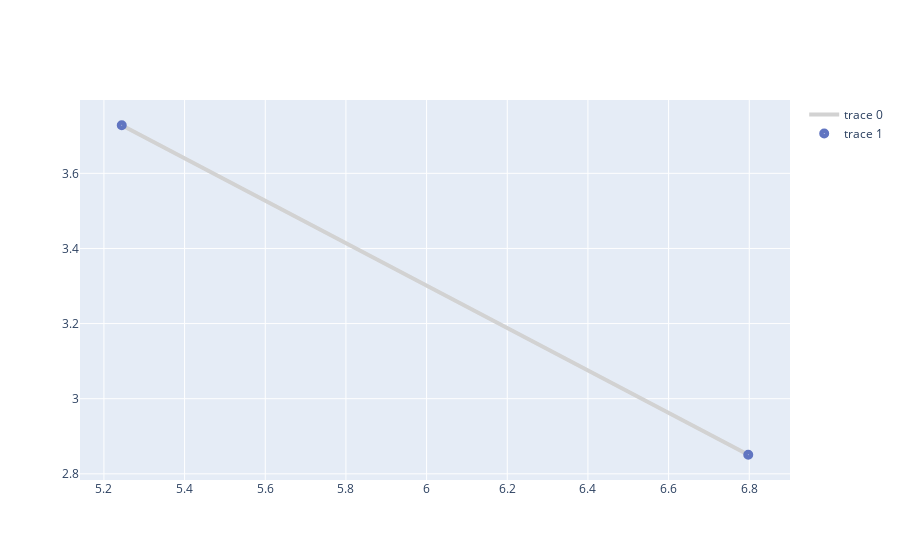

Write notebook code for a chart like this one.
### Code cell
import igraph
from igraph import Graph, EdgeSeq
import itertools
import plotly.graph_objects as go

n_vertices = len(solution.process_registry)
ordered_vertices = list(solution.process_registry.keys())
# setup all edges as 
edges = [(ordered_vertices.index(self), ordered_vertices.index(other)) for self in ordered_vertices for other in self.input_producers]

G = Graph(n_vertices, edges)
layout = G.layout(Graph.layout_davidson_harel)
Xn, Yn = list(zip(*layout))
edge_coords = itertools.chain.from_iterable([[(Xn[n], Yn[n]) for n in e] + [(None, None)] for e in edges])
Xe, Ye = list(zip(*edge_coords))

fig = go.Figure()
fig.add_trace(go.Scatter(x=Xe,
                   y=Ye,
                   mode='lines',
                   line=dict(color='rgba(210,210,210, 255)', width=4),
                   hoverinfo='none'
                   ))
fig.add_trace(go.Scatter(x=Xn,
                  y=Yn,
                  mode='markers',
                  marker=dict(symbol='circle-dot',
                                size=10, # TODO: size by node scale
                                color='#6175c1',    #'#DB4551',
                            ),
                  text=[solution.process_registry[m] for m in ordered_vertices],
                  hovertemplate="%{text}"
                  ))

# TODO: show ratio on trace

### Figure 1 — Plotly figure (JSON) as saved in the notebook; plotly's stock layout.template omitted (floating-point values rounded to 4 significant figures)
{"data": [{"hoverinfo": "none", "line": {"color": "rgba(210,210,210, 255)", "width": 4}, "mode": "lines", "type": "scatter", "x": [6.798, 5.244, null], "y": [2.851, 3.728, null]}, {"hovertemplate": "%{text}", "marker": {"color": "#6175c1", "size": 10, "symbol": "circle-dot"}, "mode": "markers", "text": ["Type    |  Constructor<br>Recipe  |  steel_ingot: 3 >> steel_pipe: 2<br>Scale   |  30.0<br>", "Type    |  Foundry<br>Recipe  |  coal: 3 iron_ore: 3 >> steel_ingot: 3<br>Scale   |  30.0<br>"], "type": "scatter", "x": [6.798, 5.244], "y": [2.851, 3.728]}], "layout": {"autosize": true, "xaxis": {"autorange": true, "range": [5.152, 6.889], "type": "linear"}, "yaxis": {"autorange": true, "range": [2.761, 3.817], "type": "linear"}}}
